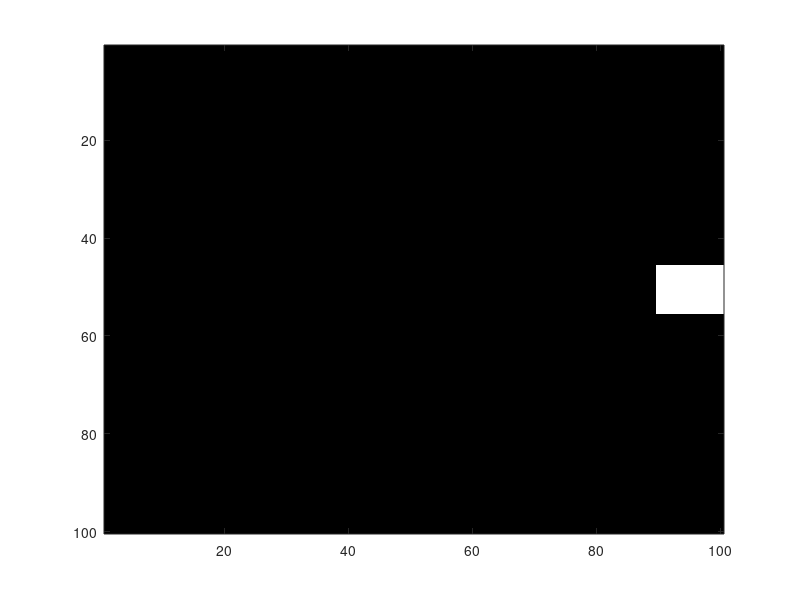

MATLAB code to generate this figure:
%%Hila Rahimipour
clear
%assigning variables
mat = zeros(100, 100);
mat(length(mat)/2-4:length(mat)/2+5,1:10)=1;

%displaying the matrix as a picture (black & white)
imagesc(mat);
colormap('gray')

%moving the rectangle horizontaly
for i=1:100
    if (i>11)
        mat = zeros(100, 100);
        mat(length(mat)/2-4:length(mat)/2+5,i-10:i)=1;
        imagesc(mat);
        colormap('gray')
        pause(0.1)
    end
end